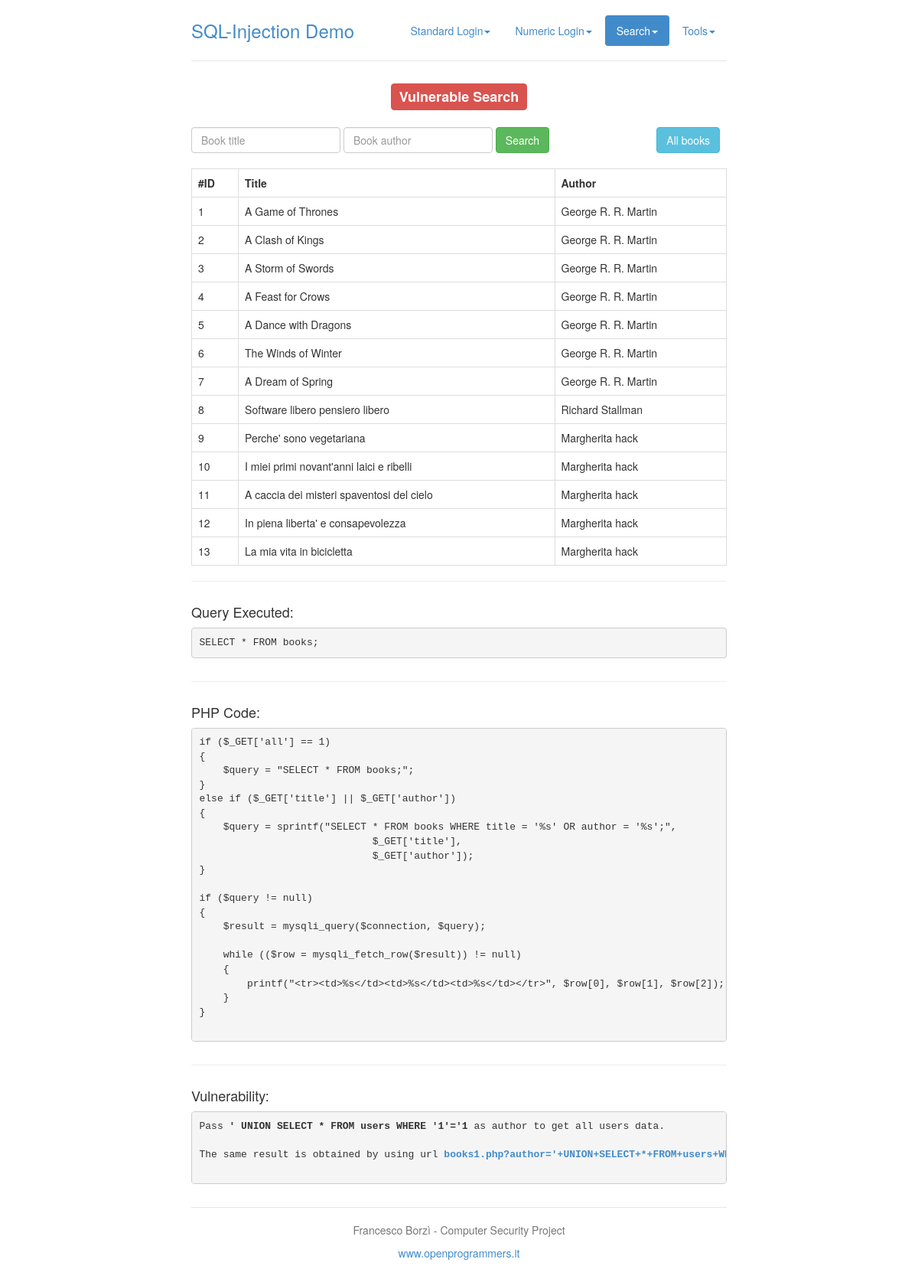
The page /books1.php?all=1 on the database its author committed.
### tables this page shows
CREATE TABLE IF NOT EXISTS `books` (
  `id` INT(11) NOT NULL AUTO_INCREMENT,
  `title` VARCHAR(50) NOT NULL DEFAULT '0',
  `author` VARCHAR(50) NOT NULL DEFAULT '0',
  PRIMARY KEY (`id`)
)
COLLATE='latin1_swedish_ci';

### books1.php (the view, shortened to what this page needs)
<!DOCTYPE html>
<html lang="en">
  <head>
    <link href="css/bootstrap.min.css" rel="stylesheet">
    <link href="css/style.css" rel="stylesheet">
  </head>
  <body>
    <div class="container">
      <div class="header hidden-xs">
        <ul class="nav nav-pills pull-right">
          <li class="dropdown">
            <a href="#" class="dropdown-toggle" data-toggle="dropdown">Standard Login<b class="caret"></b></a>
          </li>
          <li class="dropdown">
            <a href="#" class="dropdown-toggle" data-toggle="dropdown">Numeric Login<b class="caret"></b></a>
          </li>
          <li class="active dropdown">
            <a href="#" class="dropdown-toggle" data-toggle="dropdown">Search<b class="caret"></b></a>
          </li>
          <li class="dropdown">
            <a href="#" class="dropdown-toggle" data-toggle="dropdown">Tools<b class="caret"></b></a>
          </li>
        </ul>
		<h3 class="text-muted"><a href="index.php">SQL-Injection Demo</a></h3>
      </div>
      <h3 class="text-center"><span class="label label-danger">
Vulnerable Search</span></h3><br>
      <div class="row">
        <div class="col-sm-10">
          <form class="form-inline" role="form" action="books1.php" method="GET">
            <div class="form-group">
              <input type="text" name="title" class="form-control" placeholder="Book title">
            </div>
            <div class="form-group">
              <input type="text" name="author" class="form-control"placeholder="Book author">
            </div>
            <button type="submit" class="btn btn-success">Search</button>
          </form>
        </div>
        <div class="col-sm-2">
          <a href="books1.php?all=1"><button type="button" class="btn btn-info">All books</button></a>
        </div>
      </div>
      <br>
      <table class="table table-bordered">
        <tr>
          <th>#ID</th>
          <th>Title</th>
          <th>Author</th>
        </tr>
      <?php
        if ($_GET['all'] == 1)
        {
            $query = "SELECT * FROM books;";
        }
		if ($query != null)
		{
			$result = mysqli_query($connection, $query);
			while (($row = mysqli_fetch_row($result)) != null)
			{
				printf("<tr><td>%s</td><td>%s</td><td>%s</td></tr>", $row[0], $row[1], $row[2]);
			}
		}
      ?>
      </table>
      <hr>
      <div class="row">
        <div class="col-sm-12">
          <h4>Query Executed:</h4>
        </div>
      </div>
      <div class="row">
        <div class="col-sm-12">
          <div class="highlight">
            <pre><?= $query ?></pre>
          </div>
        </div>
      </div>
      <hr>
      <div class="row">
        <div class="col-sm-12">
          <h4>PHP Code:</h4>
        </div>
      </div>
      <div class="row">
        <div class="col-sm-12">
          <div class="highlight">
            <pre>
if ($_GET['all'] == 1)
{
    $query = "SELECT * FROM books;";
}
else if ($_GET['title'] || $_GET['author'])
{
    $query = sprintf("SELECT * FROM books WHERE title = '%s' OR author = '%s';",
                             $_GET['title'],
                             $_GET['author']);
}
if ($query != null)
{
    $result = mysqli_query($connection, $query);
    while (($row = mysqli_fetch_row($result)) != null)
    {
        printf("&lt;tr&gt;&lt;td&gt;%s&lt;/td&gt;&lt;td&gt;%s&lt;/td&gt;&lt;td&gt;%s&lt;/td&gt;&lt;/tr&gt;", $row[0], $row[1], $row[2]);
    }
}
            </pre>
          </div>
        </div>
      </div>
       <hr>
      <div class="row">
        <div class="col-sm-12">
          <h4>Vulnerability:</h4>
        </div>
      </div>
      <div class="row">
        <div class="col-sm-12">
          <div class="highlight">
            <pre>
Pass <strong>' UNION SELECT * FROM users WHERE '1'='1</strong> as author to get all users data.<br>
The same result is obtained by using url <a href="books1.php?author='+UNION+SELECT+*+FROM+users+WHERE '1'='1"><strong>books1.php?author='+UNION+SELECT+*+FROM+users+WHERE '1'='1</strong></a>.
            </pre>
          </div>
        </div>
      </div>
      <br>
      <?php include("footer.php"); ?>
    </div>
  </body>
</html>

### footer.php
<div class="footer">
  <p class="text-center">Francesco Borzì - Computer Security Project</p>
  <p class="text-center"><a href="http://www.openprogrammers.it">www.openprogrammers.it</a></p>
</div>

### css/style.css (style rules this page uses)
body { padding-top: 20px; padding-bottom: 20px; }
.header, .marketing, .footer { padding-right: 15px; padding-left: 15px; }
.header { border-bottom: 1px solid #e5e5e5; }
.header h3 { padding-bottom: 19px; margin-top: 0; margin-bottom: 0; line-height: 40px; }
.header a { text-decoration: none; }
.footer { padding-top: 19px; color: #777; border-top: 1px solid #e5e5e5; }
@media (min-width: 768px) { .container { max-width: 730px; } }
@media screen and (min-width: 768px) { .header, .marketing, .footer { padding-right: 0; padding-left: 0; } }
@media screen and (min-width: 768px) { .header { margin-bottom: 30px; } }

### rows shown on the page
books: id "1", title "A Game of Thrones", author "George R. R. Martin"
books: id "2", title "A Clash of Kings", author "George R. R. Martin"
books: id "3", title "A Storm of Swords", author "George R. R. Martin"
books: id "4", title "A Feast for Crows", author "George R. R. Martin"
books: id "5", title "A Dance with Dragons", author "George R. R. Martin"
books: id "6", title "The Winds of Winter", author "George R. R. Martin"
books: id "7", title "A Dream of Spring", author "George R. R. Martin"
books: id "8", title "Software libero pensiero libero", author "Richard Stallman"
books: id "9", title "Perche' sono vegetariana", author "Margherita hack"
books: id "10", title "I miei primi novant'anni laici e ribelli", author "Margherita hack"
books: id "11", title "A caccia dei misteri spaventosi del cielo", author "Margherita hack"
books: id "12", title "In piena liberta' e consapevolezza", author "Margherita hack"
books: id "13", title "La mia vita in bicicletta", author "Margherita hack"

### other values the page prints
$query "SELECT * FROM books;"
